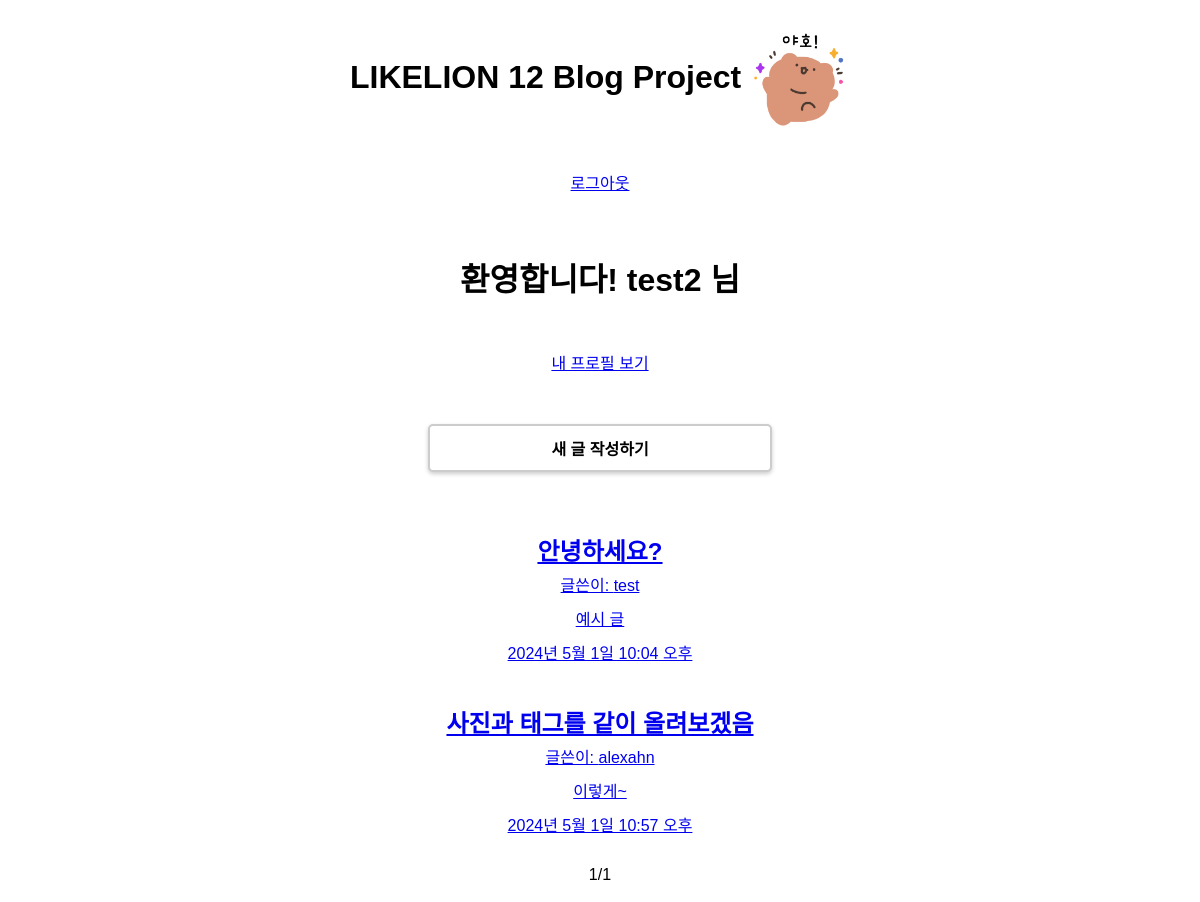
The app's page / (signed in) with its own data.
### users/models.py (models this page shows)
class CustomUser(AbstractUser):
  email = models.EmailField(max_length=100, unique=True)
  first_name = models.CharField(max_length=100, blank=False)
  last_name = models.CharField(max_length=100, blank=False)

### blog/models.py (models this page shows, shortened)
class Blog(models.Model):
    title = models.CharField(max_length=100)
    created_at = models.DateTimeField(auto_now_add=True)
    content = models.TextField()
    image = models.ImageField(upload_to='blog/', null=True)
    author = models.ForeignKey(settings.AUTH_USER_MODEL, on_delete=models.CASCADE, null=True, related_name='blogs') #! 좋아요 기능 추가
    tag = models.ManyToManyField(to='Tag', blank=True)
    like_users = models.ManyToManyField(settings.AUTH_USER_MODEL, related_name='like_blogs', blank=True)
    class Meta:
        db_table = 'blog'
    def summary(self):
        return self.content[:100]

### blog/views.py (the view)
# urls.py: path('', views.home, name='home'),
def home(request):
    blogs = Blog.objects.all()
    paginator = Paginator(blogs, 3)
    page_number = request.GET.get('page')
    page_obj = paginator.get_page(page_number)
    return render(request,'home.html',{'page_obj':page_obj})

### blog/templates/home.html (shortened to what this page needs)
{% extends "base.html" %} {% load static %}  {% block extrahead %}
<link rel="stylesheet" href="{% static 'blog/css/style.css' %}" />
{% endblock extrahead %} {% block content %}
<h1>
  LIKELION 12 Blog Project
  <img src="{% static 'blog/img/emoticon.png' %}" alt="이모티콘" />
</h1>
<div>
  {% if user.is_authenticated %}
  <a href="users/logout">로그아웃</a>
  <h1>환영합니다! {{user.username}} 님</h1>
  <a href="{% url 'profile' user.id %}">내 프로필 보기</a>
  <a class="new-post__button" href="{% url 'blog:new' %}">새 글 작성하기</a>
  {% else %}
  <a href="users/signup">회원가입</a>
  <a href="users/login">로그인</a>
  {% endif %}
</div>
<div>
  {% for blog in page_obj %}
  <a href="{% url 'blog:detail' blog.id %}">
    <h2>{{blog.title}}</h2>
    <p>글쓴이: {{blog.author}}</p>
    <p>{{blog.summary}}</p>
    <p>{{blog.created_at}}</p>
  </a>
  {% endfor %}
</div>
<span>
  <p>{{page_obj.number}}</p>
  <p>/</p>
  <p>{{page_obj.paginator.num_pages}}</p>
</span>
{% endblock content %}

### blog/static/blog/css/style.css (style rules this page uses)
body { font-family: Arial, sans-serif; text-align: center; }
h1 { font-size: 2em; margin: 30px 0 20px; }
.new-post__button { display: block; margin: 20px auto; width: 300px; padding: 10px 20px; color: #000; font-weight: bold; text-decoration: none; border-radius: 5px; border: 2px solid #ccc; background-color: #fff; box-shadow: 0px 2px 4px rgba(0, 0, 0, 0.2); transition: background-color 0.3s ease-out; }
div { margin-top: 40px; display: flex; flex-direction: column; gap: 30px; }
h2 { font-size: 1.5em; margin: 0 0 5px; font-weight: bold; }
p { margin: 0 0 10px; }
img { display: inline-block; vertical-align: middle; width: 100px; }
span { display: flex; align-items: center; justify-content: center; margin: 20px auto 0; width: 50rem; }

### records on screen
CustomUser: username "test2"
Blog: title "안녕하세요?", author "test", summary "예시 글", created_at "2024년 5월 1일 10:04 오후"
Blog: title "사진과 태그를 같이 올려보겠음", author "alexahn", summary "이렇게~", created_at "2024년 5월 1일 10:57 오후"

### other values on screen
{{ page_obj.number }} "1"
{{ page_obj.paginator.num_pages }} "1"
